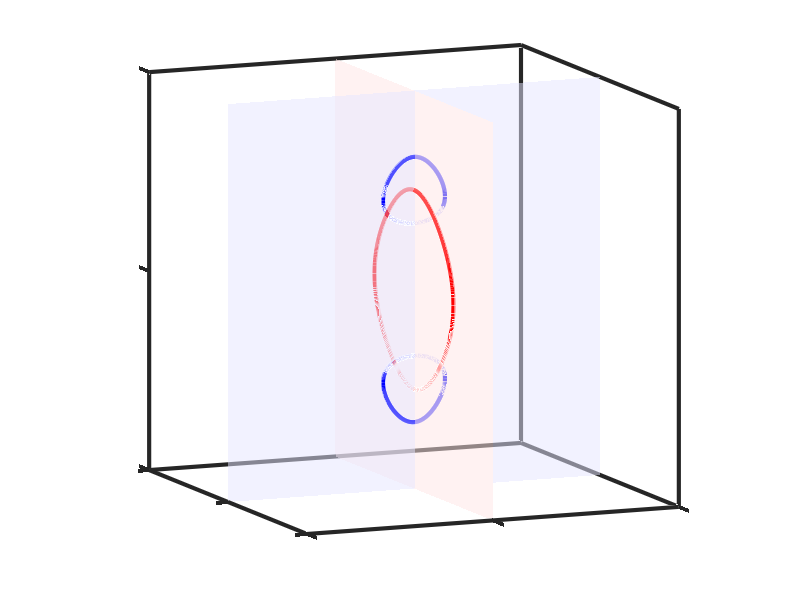

MATLAB code for this plot:
clearvars; close all; clc;

k3 = linspace(-pi/2, pi/2, 400);
k5 = acos(1 - cos(k3));
k3 = [k3, flip(k3)]; k5 = [k5, -flip(k5)];

figure;
plot3(zeros(size(k3)), k3/pi, k5/pi, ...
    'Color', 'r', 'LineWidth', 3); hold on;

b = 0.5;
k1 = linspace(-asin(b), asin(b), 400);
k5_1 = acos(1 - cos(k1) - sqrt(b^2 - (sin(k1)).^2));
k5_2 = -acos(1 - cos(k1) - sqrt(b^2 - (sin(k1)).^2));
k5_3 = acos(1 - cos(k1) + sqrt(b^2 - (sin(k1)).^2));
k5_4 = -acos(1 - cos(k1) + sqrt(b^2 - (sin(k1)).^2));

k1 = [k1, flip(k1)];
plot3(k1/pi, zeros(size(k1)), [k5_1, flip(k5_3)]/pi, ...
    'Color', 'b', 'LineWidth', 3); hold on;
plot3(k1/pi, zeros(size(k1)), [k5_2, flip(k5_4)]/pi, ...
    'Color', 'b', 'LineWidth', 3); hold on;

fill3([0, 0, 0, 0], [-1, -1, 1, 1], [-1, 1, 1, -1], ...
    [1, 0.9, 0.9], 'FaceAlpha', 0.5, 'EdgeColor', 'none'); hold on;
fill3([-1, 1, 1, -1], [0, 0, 0, 0], [-1, -1, 1, 1], ...
    [0.9, 0.9, 1], 'FaceAlpha', 0.5, 'EdgeColor', 'none');

axis equal; grid off; view(157, 9.9);
axis([-1, 1, -1, 1, -1, 1]);
xlabel(''); xticklabels([]); xticks([-1, 0, 1]);
ylabel(''); yticklabels([]); yticks([-1, 0, 1]);
zlabel(''); zticklabels([]); zticks([-1, 0, 1]);
set(gca, 'fontname', 'Arial', 'fontsize', 18, 'fontweight', 'normal', ...
    'labelfontsizemultiplier', 1, 'linewidth', 3, 'Layer', 'Top', 'box', 'on');
set(gcf, 'unit', 'normalized', 'Position', [0.05 0.05 0.8 0.8], 'Color', 'w');